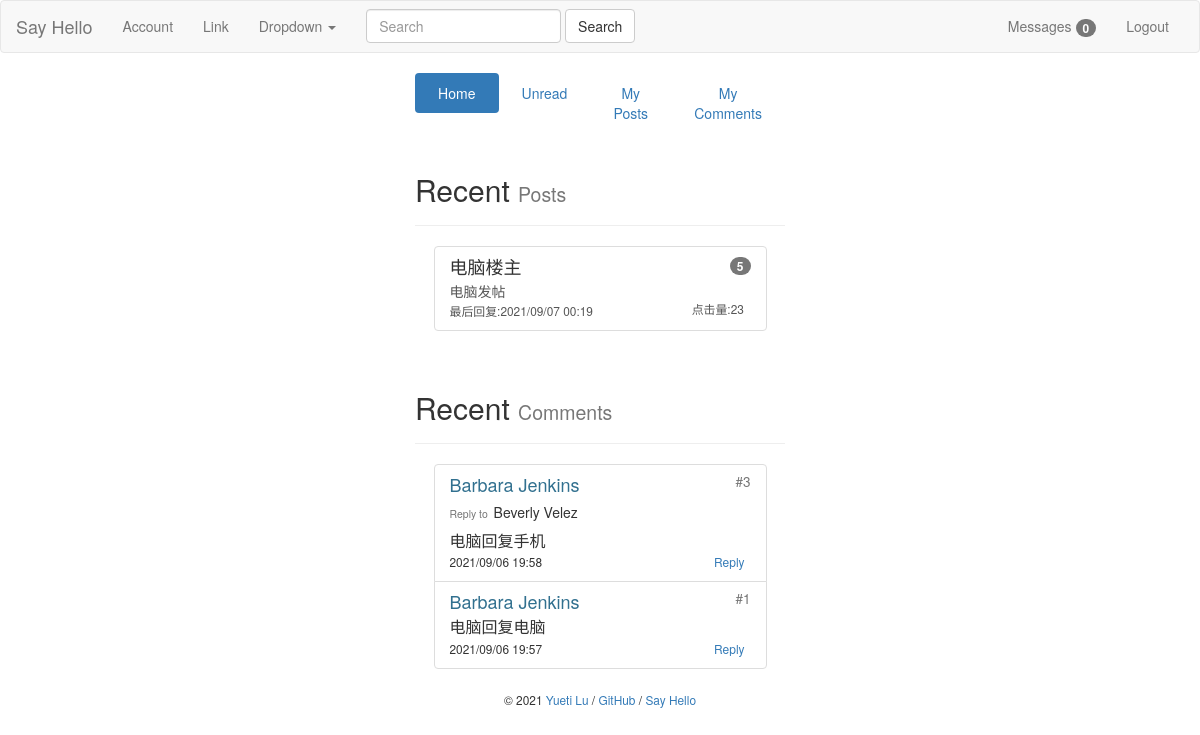
The app's page /admin/index (signed in), older data.
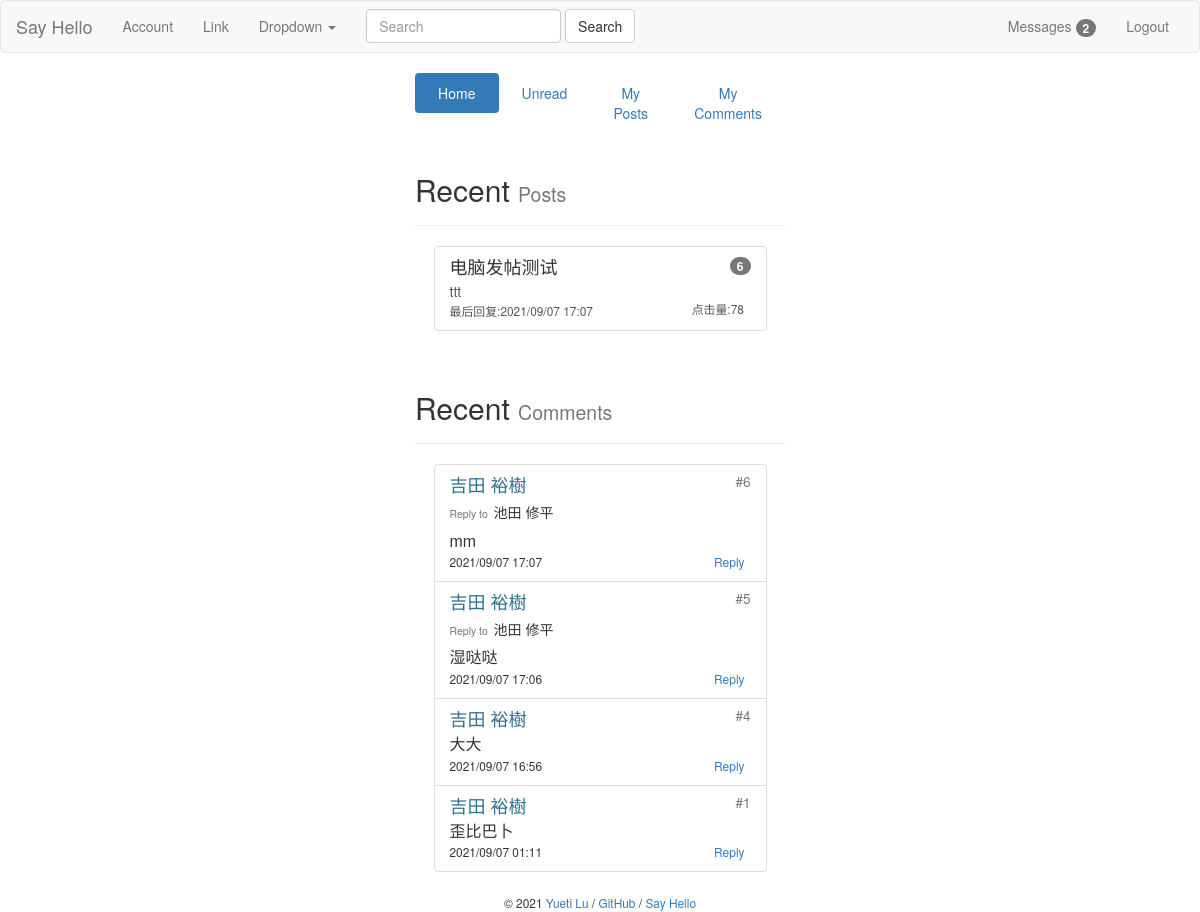
The same page, newer data.
### bluelog/models.py (models this page shows)
class Post(db.Model):
    id = db.Column(db.Integer, primary_key=True)
    title = db.Column(db.String(60))
    body = db.Column(db.Text)
    name = db.Column(db.String(60))
    clickNum = db.Column(db.Integer, default=0)
    commentNum = db.Column(db.Integer, default=0)
    postTime = db.Column(db.DateTime, default=datetime.now)
    timestamp = db.Column(db.DateTime, default=datetime.now)
    user_id = db.Column(db.Integer, db.ForeignKey('user.id'))
    user = db.relationship('User', back_populates='posts')
    comments = db.relationship('Comment', back_populates='post', cascade='all,delete-orphan')

class Comment(db.Model):
    id = db.Column(db.Integer, primary_key=True)
    name = db.Column(db.String(30))
    body = db.Column(db.Text)
    replyTo = db.Column(db.String(30))
    commentFloor = db.Column(db.Integer)
    from_admin = db.Column(db.Boolean, default=False)
    timestamp = db.Column(db.DateTime, default=datetime.now, index=True)
    post_id = db.Column(db.Integer, db.ForeignKey('post.id'))
    post = db.relationship('Post', back_populates='comments')
    user_id = db.Column(db.Integer, db.ForeignKey('user.id'))
    user = db.relationship('User', back_populates='comments')

### bluelog/blueprints/admin.py (the view)
@admin_bp.route('/index')
def index():
    if not current_user.is_authenticated:
        return redirect(url_for('auth.login'))
    else:
        recentPosts = Post.query.filter(Post.user_id == current_user.id).order_by(Post.postTime.desc()).limit(5)
        recentComments = Comment.query.filter(Comment.user_id == current_user.id) \
            .order_by(Comment.timestamp.desc()).limit(5)
        return render_template('admin/index.html', posts=recentPosts, comments=recentComments)

### bluelog/forms.py
class SearchForm(FlaskForm):
    body = StringField('SearchMessage', validators=[DataRequired()])
    submit = SubmitField('Search')

### bluelog/__init__.py (called while the page is built)
def register_template_context(app):
    @app.context_processor
    def injectSearchForm():
        searchForm = SearchForm()
        return dict(searchForm=searchForm)
    @app.context_processor
    def injectUnreadMessage():
        if current_user.is_authenticated:
            user = User.query.get(current_user.id)
            unreadMessageNum = UnreadMessage.query.filter(and_(UnreadMessage.user_id == user.id,
                                                               UnreadMessage.haveRead == 0)).count()
            return dict(unreadMessageNum=unreadMessageNum)
        else:
            return dict(unreadMessageNum=0)

### bluelog/extensions.py (called while the page is built)
@login_manager.user_loader
def load_user(user_id):
    from bluelog.models import User
    user = User.query.get(int(user_id))
    return user

### bluelog/templates/admin/index.html
{% extends 'base.html' %}
{% from "macros.html" import show_flash with context %}
{% from "macros.html" import show_footer %}
{% from "macros.html" import show_comment_in_href %}
{% from "macros.html" import show_post_in_index %}
{% block content %}
    <div class="col-md-4"></div>
    <div class="col-md-4">
        <ul class="nav nav-pills nav-justified">
            <li role="presentation" class="active"><a href="{{ url_for('admin.index') }}">Home</a></li>
            <li role="presentation"><a href="{{ url_for('admin.manageUnreadMessages') }}">Unread</a></li>
            <li role="presentation"><a href="{{ url_for('admin.managePosts') }}">My Posts</a></li>
            <li role="presentation"><a href="{{ url_for('admin.manageComments') }}">My Comments</a></li>
        </ul>
        <div class="page-header">
            <h2>Recent <small>Posts</small></h2>
        </div>
        <ul class="list-group" style="margin:0 auto; width:90%">
            {% for post in posts %}
                {{ show_post_in_index(post) }}
            {% endfor %}
        </ul>
        <br>
        <div class="page-header">
            <h2>Recent <small>Comments</small></h2>
        </div>
        <ul class="list-group" style="margin:0 auto; width:90%">
            {% for comment in comments %}
                {{ show_comment_in_href(comment) }}
            {% endfor %}
        </ul>
        {{ show_footer() }}
    </div>
    <div class="col-md-4"></div>
{% endblock content %}

### bluelog/templates/macros.html (shortened to what this page needs)
{% macro show_footer() %}
    <footer class="text-center" style="margin-top: 20px;">
        <small> &copy; 2021 <a href="https://github.com/luyueti111" title="Written by Grey Li">Yueti Lu</a> /
            <a href="https://github.com/luyueti111/Bluelog" title="Fork me on GitHub">GitHub</a> /
            <a href="{{ url_for('blog.hello') }}" title="A HelloFlask project">Say Hello</a>
        </small>
    </footer>
{% endmacro %}
{% macro show_post_in_index(post) %}
    <a class="list-group-item" href="{{ url_for('blog.replyPage', post_id=post.id) }}">
        <span class="badge">{{ post.commentNum }}</span>
        <h4 class="list-group-item-heading">{{ post.title }}</h4>
        <p class="list-group-item-text"
           style="width: 100%; word-break: break-all; word-wrap: break-word">{{ post.body }}</p>
        <small style="right: 0">
            最后回复:{{ post.timestamp.strftime('%Y/%m/%d %H:%M') }}&nbsp;&nbsp;
        </small>
        <small class="pull-right">点击量:{{ post.clickNum }}&nbsp;&nbsp;</small>
    </a>
{% endmacro %}
{% macro show_comment_in_href(comment) %}
    {% set post = comment.post %}
    <li class="list-group-item">
        <a href="{{ url_for('blog.replyPage', post_id=comment.post_id) }}"
           style="color: inherit; text-decoration: none;">
            {% if comment.name == post.name %}
                <h4 class="list-group-item-heading text-info">{{ comment.name }}<small
                        class="pull-right">&nbsp;#{{ comment.commentFloor }}</small>
                </h4>
            {% else %}
                <h4 class="list-group-item-heading">{{ comment.name }}<small
                        class="pull-right">&nbsp;#{{ comment.commentFloor }}</small>
                </h4>
            {% endif %}
            {% if comment.replyTo is not none %}
                <h5><small>Reply to&nbsp;&nbsp;</small>{{ comment.replyTo }}</h5>
            {% endif %}
            <p class="list-group-item-text"
               style="width: 100%; word-break: break-all; word-wrap: break-word; font-size: medium">{{ comment.body }}</p>
            <small>
                {{ comment.timestamp.strftime('%Y/%m/%d %H:%M') }}
            </small>
            <a class="btn btn-xs pull-right" href="{{ url_for('blog.replyFromComment', comment_id=comment.id) }}">Reply</a>
        </a>
    </li>
{% endmacro %}

Row changes from the older to the newer data that the page shows:
removed Post: commentNum "5", title "电脑楼主", body "电脑发帖", timestamp "2021/09/07 00:19", clickNum "23"
no longer on this page (row edited): Comment: name "Barbara Jenkins", commentFloor "3", replyTo "Beverly Velez", body "电脑回复手机", timestamp "2021/09/06 19:58"
removed Comment: name "Barbara Jenkins", commentFloor "1", body "电脑回复电脑", timestamp "2021/09/06 19:57"
added Post: commentNum "6", title "电脑发帖测试", body "ttt", timestamp "2021/09/07 17:07", clickNum "78"
added Comment: name "吉田 裕樹", commentFloor "6", replyTo "池田 修平", body "mm", timestamp "2021/09/07 17:07"
added Comment: name "吉田 裕樹", commentFloor "5", replyTo "池田 修平", body "湿哒哒", timestamp "2021/09/07 17:06"
added Comment: name "吉田 裕樹", commentFloor "4", body "大大", timestamp "2021/09/07 16:56"
added Comment: name "吉田 裕樹", commentFloor "1", body "歪比巴卜", timestamp "2021/09/07 01:11"
Text that changed along with them:
{{ unreadMessageNum }}: "0" → "2"
